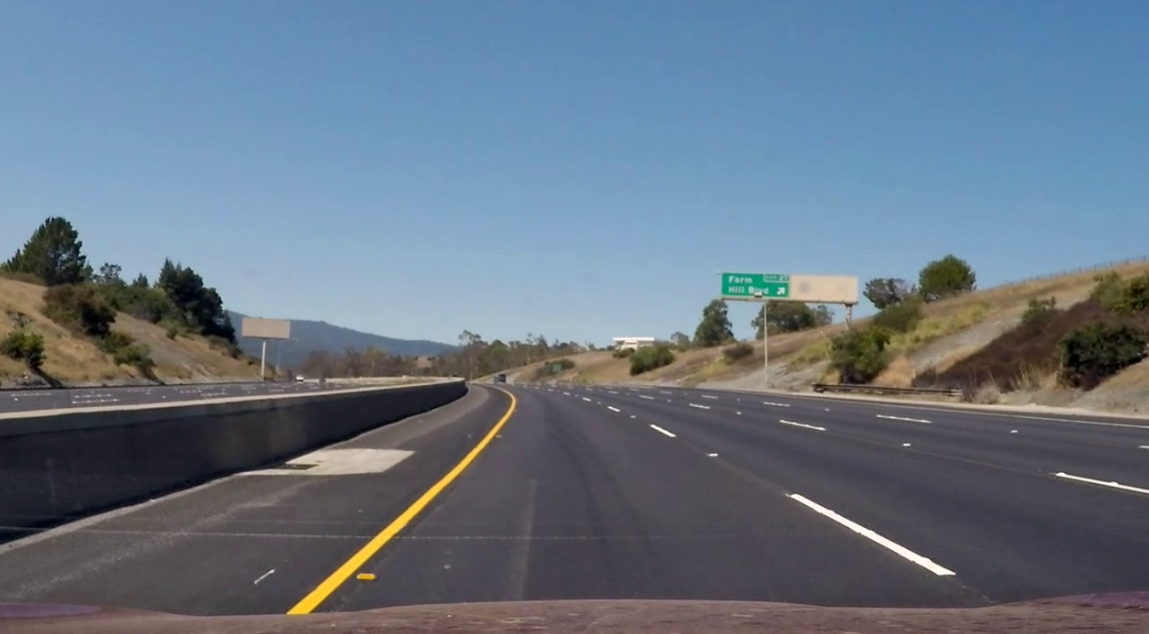
#> input picture data2/road.png, 1149 x 634 px, found by its file name
$ python canny.py
#> lines starting #> are read from the running program, lines starting #| are printed output that depends on the picture; after the words box and inside, x2 and y2 are one past the last pixel; in counts of white or black regions, pixels touching at a corner belong together
# [19 lines of commented-out code are left out]


import cv2
import numpy as np

deNoise = False
# 이미지를 읽어옵니다.
img = cv2.imread('data2/road.png', cv2.IMREAD_GRAYSCALE)
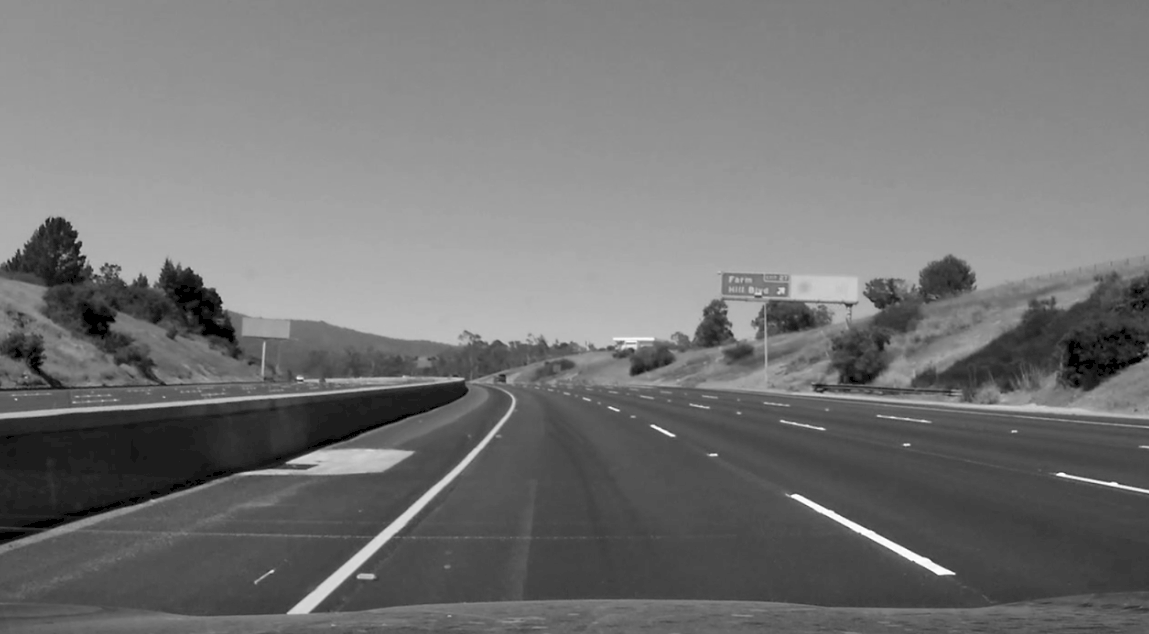
#> img: shape (634, 1149); min 0, max 255, mean 115.6

# 블러처리도 함께 함
if deNoise:
# 가우시안 블러를 적용하여 노이즈 제거
    blurred_img = cv2.GaussianBlur(img, (5, 5), 1.4)

    # Canny 엣지 검출 적용 (하한 임계값 100, 상한 임계값 200)
    edges = cv2.Canny(blurred_img, 100, 200)

    # 원본 이미지와 엣지 검출 결과를 보여줍니다.
    cv2.imshow('Original Image', img)
    cv2.imshow('Canny Edges', edges)

# 블러처리 x
if not deNoise:
        # Canny 엣지 검출 적용 (하한 임계값 100, 상한 임계값 200)
    edges = cv2.Canny(img, 100, 200)
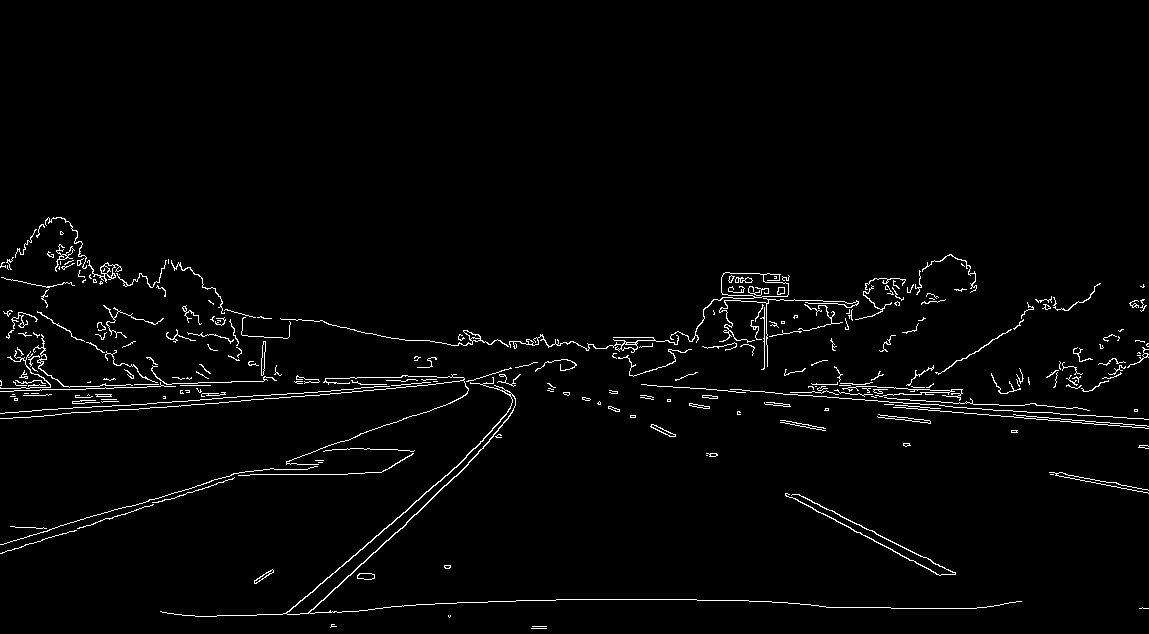
#> edges: shape (634, 1149); 2.1% white in thin lines or dots, all inside (x1, y1, x2, y2) = (0, 217, 1149, 629)

    # 원본 이미지와 엣지 검출 결과를 보여줍니다.
    cv2.imshow('Original Image', img)
    cv2.imshow('Canny Edges', edges)

cv2.waitKey(0)
cv2.destroyAllWindows()
